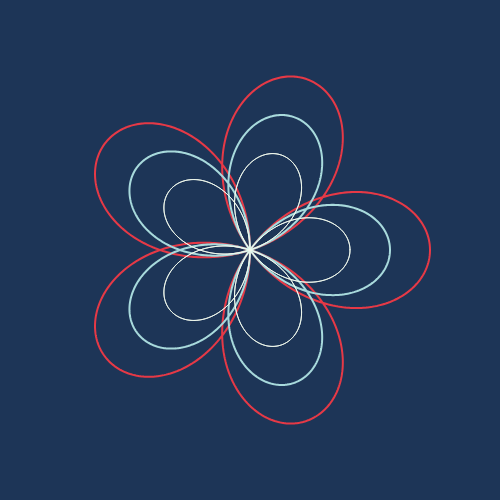
Frame 1 (no input)
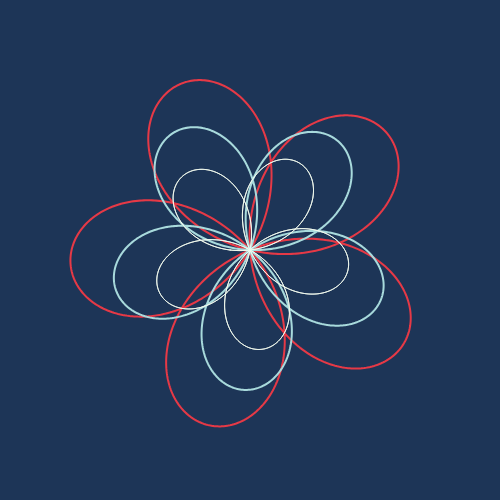
Frame 60 (no input)
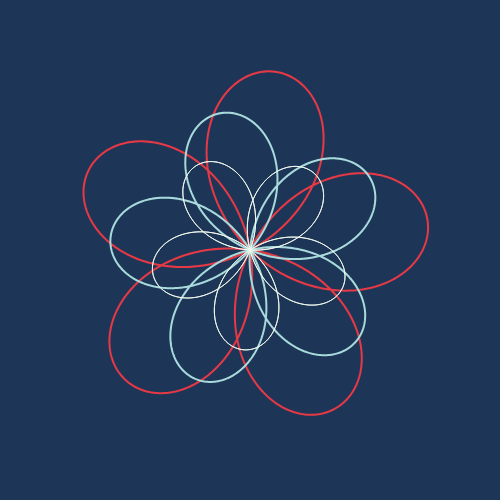
Frame 120 (the mouse pressed at the canvas centre since frame 60)

The p5.js sketch that drew these frames (run headless with seeded random() and noise() and a simulated clock; from frame 60 on, the mouse is pressed at the canvas centre):

// p5.js sketch
// ── sketch.js
// GENUARY 10 - Coordonnées polaires
// Rose polaire animée

let time = 0;
let n = 5; // Nombre de pétales
let d = 3; // Paramètre de la rose

let COULEUR = "#e63946";
let FOND = "#1d3557";

function setup() {
  createCanvas(500, 500);
}

function draw() {
  background(FOND);
  translate(width / 2, height / 2);

  stroke(COULEUR);
  strokeWeight(2);
  noFill();

  // Rose polaire : r = cos(n/d * theta)
  let k = n / d;

  beginShape();
  for (let theta = 0; theta < TWO_PI * d; theta += 0.01) {
    let r = 180 * cos(k * theta + time);
    let x = r * cos(theta);
    let y = r * sin(theta);
    vertex(x, y);
  }
  endShape(CLOSE);

  // Deuxième rose décalée
  stroke("#a8dadc");
  beginShape();
  for (let theta = 0; theta < TWO_PI * d; theta += 0.01) {
    let r = 140 * cos(k * theta - time * 0.5);
    let x = r * cos(theta);
    let y = r * sin(theta);
    vertex(x, y);
  }
  endShape(CLOSE);

  // Troisième rose
  stroke("#f1faee");
  strokeWeight(1);
  beginShape();
  for (let theta = 0; theta < TWO_PI * d; theta += 0.01) {
    let r = 100 * cos(k * theta + time * 1.5);
    let x = r * cos(theta);
    let y = r * sin(theta);
    vertex(x, y);
  }
  endShape(CLOSE);

  time += 0.02;
}
